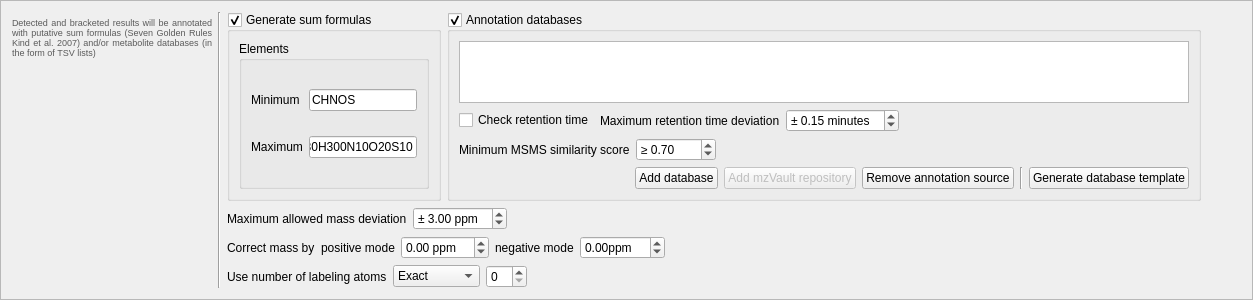
             <widget class="QFrame" name="frame_annotateMetabolites">
              <property name="sizePolicy">
               <sizepolicy hsizetype="Minimum" vsizetype="Fixed">
                <horstretch>0</horstretch>
                <verstretch>0</verstretch>
               </sizepolicy>
              </property>
              <property name="maximumSize">
               <size>
                <width>16777215</width>
                <height>300</height>
               </size>
              </property>
              <property name="frameShape">
               <enum>QFrame::StyledPanel</enum>
              </property>
              <property name="frameShadow">
               <enum>QFrame::Raised</enum>
              </property>
              <layout class="QGridLayout" name="gridLayout_54">
               <item row="1" column="1">
                <widget class="Line" name="line_20">
                 <property name="orientation">
                  <enum>Qt::Vertical</enum>
                 </property>
                </widget>
               </item>
               <item row="1" column="0">
                <layout class="QVBoxLayout" name="verticalLayout_18">
                 <item>
                  <spacer name="verticalSpacer_18">
                   <property name="orientation">
                    <enum>Qt::Vertical</enum>
                   </property>
                   <property name="sizeType">
                    <enum>QSizePolicy::Fixed</enum>
                   </property>
                   <property name="sizeHint" stdset="0">
                    <size>
                     <width>20</width>
                     <height>5</height>
                    </size>
                   </property>
                  </spacer>
                 </item>
                 <item>
                  <widget class="QLabel" name="label_66">
                   <property name="minimumSize">
                    <size>
                     <width>200</width>
                     <height>0</height>
                    </size>
                   </property>
                   <property name="maximumSize">
                    <size>
                     <width>200</width>
                     <height>16777215</height>
                    </size>
                   </property>
                   <property name="styleSheet">
                    <string notr="true">color: rgb(90, 90, 90);
font: 7pt;</string>
                   </property>
                   <property name="text">
                    <string>&lt;html&gt;&lt;head/&gt;&lt;body&gt;&lt;p&gt;Detected and bracketed results will be annotated with putative sum formulas (Seven Golden Rules Kind et al. 2007) and/or metabolite databases (in the form of TSV lists)&lt;/p&gt;&lt;/body&gt;&lt;/html&gt;</string>
                   </property>
                   <property name="alignment">
                    <set>Qt::AlignJustify|Qt::AlignVCenter</set>
                   </property>
                   <property name="wordWrap">
                    <bool>true</bool>
                   </property>
                  </widget>
                 </item>
                 <item>
                  <spacer name="verticalSpacer_15">
                   <property name="orientation">
                    <enum>Qt::Vertical</enum>
                   </property>
                   <property name="sizeType">
                    <enum>QSizePolicy::MinimumExpanding</enum>
                   </property>
                   <property name="sizeHint" stdset="0">
                    <size>
                     <width>20</width>
                     <height>0</height>
                    </size>
                   </property>
                  </spacer>
                 </item>
                </layout>
               </item>
               <item row="1" column="2">
                <layout class="QGridLayout" name="gridLayout_41">
                 <item row="0" column="0">
                  <widget class="QGroupBox" name="generateSumFormulas_CheckBox">
                   <property name="title">
                    <string>Generate sum formulas</string>
                   </property>
                   <property name="checkable">
                    <bool>true</bool>
                   </property>
                   <layout class="QGridLayout" name="gridLayout_7">
                    <item row="0" column="0">
                     <widget class="QGroupBox" name="groupBox_9">
                      <property name="title">
                       <string>Elements</string>
                      </property>
                      <layout class="QGridLayout" name="gridLayout_50">
                       <item row="0" column="0">
                        <widget class="QLabel" name="label_67">
                         <property name="text">
                          <string>Minimum</string>
                         </property>
                        </widget>
                       </item>
                       <item row="0" column="1">
                        <widget class="QLineEdit" name="sumFormulasMinimumElements_lineEdit">
                         <property name="sizePolicy">
                          <sizepolicy hsizetype="Minimum" vsizetype="Fixed">
                           <horstretch>0</horstretch>
                           <verstretch>0</verstretch>
                          </sizepolicy>
                         </property>
                         <property name="text">
                          <string>CHNOS</string>
                         </property>
                        </widget>
                       </item>
                       <item row="1" column="0">
                        <widget class="QLabel" name="label_75">
                         <property name="text">
                          <string>Maximum</string>
                         </property>
                        </widget>
                       </item>
                       <item row="1" column="1">
                        <widget class="QLineEdit" name="sumFormulasMaximumElements_lineEdit">
                         <property name="sizePolicy">
                          <sizepolicy hsizetype="Minimum" vsizetype="Fixed">
                           <horstretch>0</horstretch>
                           <verstretch>0</verstretch>
                          </sizepolicy>
                         </property>
                         <property name="text">
                          <string>C80H300N10O20S10</string>
                         </property>
                        </widget>
                       </item>
                      </layout>
                     </widget>
                    </item>
                    <item row="1" column="0">
                     <spacer name="verticalSpacer_29">
                      <property name="orientation">
                       <enum>Qt::Vertical</enum>
                      </property>
                      <property name="sizeType">
                       <enum>QSizePolicy::Minimum</enum>
                      </property>
                      <property name="sizeHint" stdset="0">
                       <size>
                        <width>0</width>
                        <height>0</height>
                       </size>
                      </property>
                     </spacer>
                    </item>
                   </layout>
                  </widget>
                 </item>
                 <item row="0" column="1">
                  <widget class="QGroupBox" name="searchDB_checkBox">
                   <property name="title">
                    <string>Annotation databases</string>
                   </property>
                   <property name="checkable">
                    <bool>true</bool>
                   </property>
                   <layout class="QGridLayout" name="gridLayout_51">
                    <item row="1" column="0" colspan="7">
                     <layout class="QHBoxLayout" name="horizontalLayout_checkRT">
                      <item>
                       <widget class="QCheckBox" name="checkRTInHits_checkBox">
                        <property name="text">
                         <string>Check retention time</string>
                        </property>
                       </widget>
                      </item>
                      <item>
                       <widget class="QLabel" name="label_79">
                        <property name="text">
                         <string>Maximum retention time deviation</string>
                        </property>
                       </widget>
                      </item>
                      <item>
                       <widget class="QDoubleSpinBox" name="maxRTErrorInHits_spinnerBox">
                        <property name="prefix">
                         <string>± </string>
                        </property>
                        <property name="suffix">
                         <string> minutes</string>
                        </property>
                        <property name="value">
                         <double>0.150000000000000</double>
                        </property>
                       </widget>
                      </item>
                      <item>
                       <spacer name="horizontalSpacer_4">
                        <property name="orientation">
                         <enum>Qt::Horizontal</enum>
                        </property>
                        <property name="sizeHint" stdset="0">
                         <size>
                          <width>40</width>
                          <height>20</height>
                         </size>
                        </property>
                       </spacer>
                      </item>
                     </layout>
                    </item>
                    <item row="3" column="0" colspan="7">
                     <layout class="QHBoxLayout" name="horizontalLayout_23">
                      <item>
                       <spacer name="horizontalSpacer_7">
                        <property name="orientation">
                         <enum>Qt::Horizontal</enum>
                        </property>
                        <property name="sizeHint" stdset="0">
                         <size>
                          <width>40</width>
                          <height>20</height>
                         </size>
                        </property>
                       </spacer>
                      </item>
                      <item>
                       <widget class="QPushButton" name="addDB_pushButton">
                        <property name="text">
                         <string>Add database</string>
                        </property>
                       </widget>
                      </item>
                      <item>
                       <widget class="QPushButton" name="addmzVaultRep_pushButton">
                        <property name="enabled">
                         <bool>false</bool>
                        </property>
                        <property name="text">
                         <string>Add mzVault repository</string>
                        </property>
                       </widget>
                      </item>
                      <item>
                       <widget class="QPushButton" name="removeDB_pushButton">
                        <property name="text">
                         <string>Remove annotation source</string>
                        </property>
                       </widget>
                      </item>
                      <item>
                       <widget class="Line" name="line_36">
                        <property name="orientation">
                         <enum>Qt::Vertical</enum>
                        </property>
                       </widget>
                      </item>
                      <item>
                       <widget class="QPushButton" name="generateDBTemplate_pushButton">
                        <property name="text">
                         <string>Generate database template</string>
                        </property>
                       </widget>
                      </item>
                     </layout>
                    </item>
                    <item row="0" column="0" colspan="7">
                     <widget class="QListView" name="dbList_listView">
                      <property name="sizePolicy">
                       <sizepolicy hsizetype="Preferred" vsizetype="Fixed">
                        <horstretch>0</horstretch>
                        <verstretch>0</verstretch>
                       </sizepolicy>
                      </property>
                      <property name="minimumSize">
                       <size>
                        <width>50</width>
                        <height>30</height>
                       </size>
                      </property>
                      <property name="maximumSize">
                       <size>
                        <width>16777215</width>
                        <height>70</height>
                       </size>
                      </property>
                     </widget>
                    </item>

                    <item row="2" column="0" colspan="2">
                     <layout class="QHBoxLayout" name="horizontalLayout_20">
                      <item>
                       <widget class="QLabel" name="label_80">
                        <property name="text">
                         <string>Minimum MSMS similarity score</string>
                        </property>
                       </widget>
                      </item>
                      <item>
                       <widget class="QDoubleSpinBox" name="minMSMSScore_doubleSpinBox">
                        <property name="minimumSize">
                         <size>
                          <width>80</width>
                          <height>0</height>
                         </size>
                        </property>
                        <property name="prefix">
                         <string>≥ </string>
                        </property>
                        <property name="maximum">
                         <double>1.000000000000000</double>
                        </property>
                        <property name="value">
                         <double>0.700000000000000</double>
                        </property>
                       </widget>
                      </item>
                      <item>
                       <spacer name="horizontalSpacer_11">
                        <property name="orientation">
                         <enum>Qt::Horizontal</enum>
                        </property>
                        <property name="sizeType">
                         <enum>QSizePolicy::MinimumExpanding</enum>
                        </property>
                        <property name="sizeHint" stdset="0">
                         <size>
                          <width>40</width>
                          <height>20</height>
                         </size>
                        </property>
                       </spacer>
                      </item>
                     </layout>
                    </item>
                   </layout>
                  </widget>
                 </item>
                 <item row="4" column="0" colspan="2">
                  <layout class="QHBoxLayout" name="horizontalLayout_21">
                   <item>
                    <widget class="QLabel" name="label_81">
                     <property name="text">
                      <string>Maximum allowed mass deviation</string>
                     </property>
                    </widget>
                   </item>
                   <item>
                    <widget class="QDoubleSpinBox" name="annotationMaxPPM_doubleSpinBox">
                     <property name="prefix">
                      <string>± </string>
                     </property>
                     <property name="suffix">
                      <string> ppm</string>
                     </property>
                     <property name="value">
                      <double>3.000000000000000</double>
                     </property>
                    </widget>
                   </item>
                   <item>
                    <spacer name="horizontalSpacer_17">
                     <property name="orientation">
                      <enum>Qt::Horizontal</enum>
                     </property>
                     <property name="sizeHint" stdset="0">
                      <size>
                       <width>40</width>
                       <height>20</height>
                      </size>
                     </property>
                    </spacer>
                   </item>
                  </layout>
                 </item>
                 <item row="5" column="0" colspan="2">
                  <layout class="QHBoxLayout" name="horizontalLayout_28">
                   <item>
                    <widget class="QLabel" name="label_91">
                     <property name="text">
                      <string>Correct mass by</string>
                     </property>
                    </widget>
                   </item>
                   <item>
                    <widget class="QLabel" name="label_98">
                     <property name="text">
                      <string>positive mode</string>
                     </property>
                    </widget>
                   </item>
                   <item>
                    <widget class="QDoubleSpinBox" name="annotation_correctMassByPPMposMode">
                     <property name="suffix">
                      <string> ppm</string>
                     </property>
                     <property name="minimum">
                      <double>-20.000000000000000</double>
                     </property>
                     <property name="maximum">
                      <double>20.000000000000000</double>
                     </property>
                     <property name="singleStep">
                      <double>0.500000000000000</double>
                     </property>
                    </widget>
                   </item>
                   <item>
                    <widget class="QLabel" name="label_99">
                     <property name="text">
                      <string>negative mode</string>
                     </property>
                    </widget>
                   </item>
                   <item>
                    <widget class="QDoubleSpinBox" name="annotation_correctMassByPPMnegMode">
                     <property name="suffix">
                      <string>ppm</string>
                     </property>
                     <property name="minimum">
                      <double>-20.000000000000000</double>
                     </property>
                     <property name="maximum">
                      <double>20.000000000000000</double>
                     </property>
                     <property name="singleStep">
                      <double>0.500000000000000</double>
                     </property>
                    </widget>
                   </item>
                   <item>
                    <spacer name="horizontalSpacer_30">
                     <property name="orientation">
                      <enum>Qt::Horizontal</enum>
                     </property>
                     <property name="sizeHint" stdset="0">
                      <size>
                       <width>40</width>
                       <height>20</height>
                      </size>
                     </property>
                    </spacer>
                   </item>
                  </layout>
                 </item>
                 <item row="6" column="0" colspan="2">
                  <layout class="QHBoxLayout" name="horizontalLayout_19">
                   <item>
                    <widget class="QLabel" name="label_76">
                     <property name="text">
                      <string>Use number of labeling atoms</string>
                     </property>
                    </widget>
                   </item>
                   <item>
                    <widget class="QComboBox" name="sumFormulasUseExactXn_ComboBox">
                     <item>
                      <property name="text">
                       <string>Exact</string>
                      </property>
                     </item>
                     <item>
                      <property name="text">
                       <string>Don't use</string>
                      </property>
                     </item>
                     <item>
                      <property name="text">
                       <string>Minimum</string>
                      </property>
                     </item>
                     <item>
                      <property name="text">
                       <string>PlusMinus</string>
                      </property>
                     </item>
                    </widget>
                   </item>
                   <item>
                    <widget class="QSpinBox" name="sumFormulasPlusMinus_spinBox"/>
                   </item>
                   <item>
                    <spacer name="horizontalSpacer_33">
                     <property name="orientation">
                      <enum>Qt::Horizontal</enum>
                     </property>
                     <property name="sizeHint" stdset="0">
                      <size>
                       <width>40</width>
                       <height>20</height>
                      </size>
                     </property>
                    </spacer>
                   </item>
                  </layout>
                 </item>
                </layout>
               </item>
               <item row="1" column="3">
                <spacer name="horizontalSpacer_35">
                 <property name="orientation">
                  <enum>Qt::Horizontal</enum>
                 </property>
                 <property name="sizeType">
                  <enum>QSizePolicy::Expanding</enum>
                 </property>
                 <property name="sizeHint" stdset="0">
                  <size>
                   <width>40</width>
                   <height>20</height>
                  </size>
                 </property>
                </spacer>
               </item>
              </layout>
             </widget>
